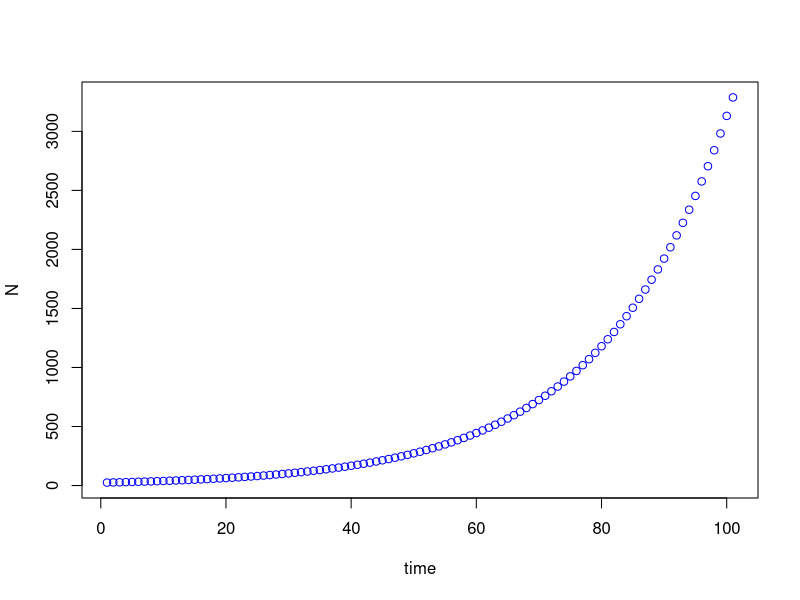
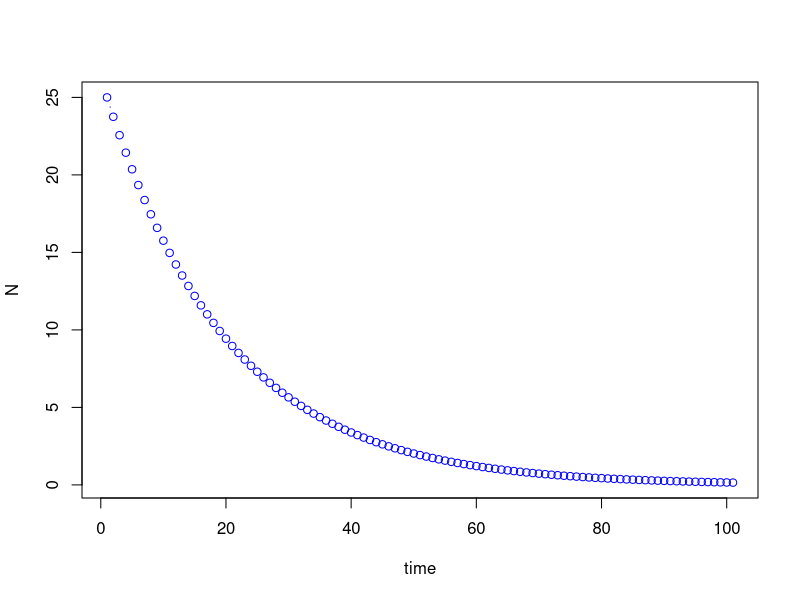
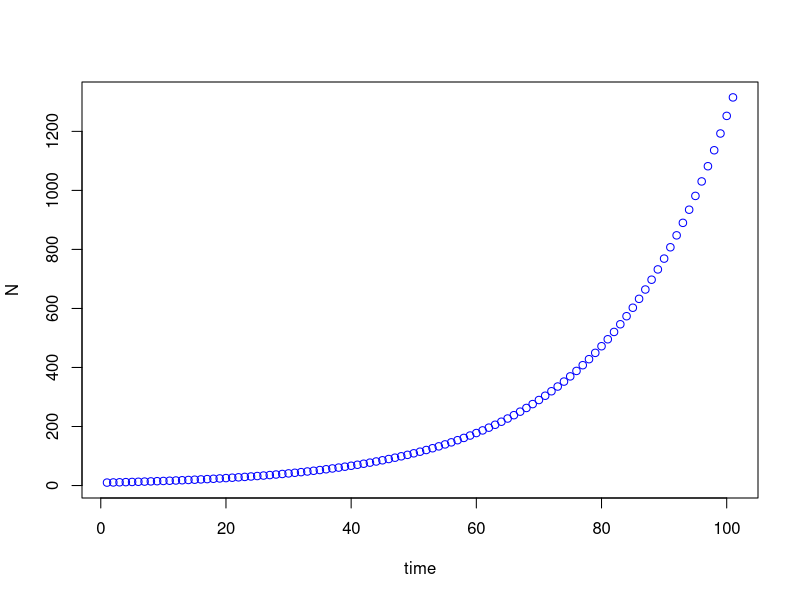
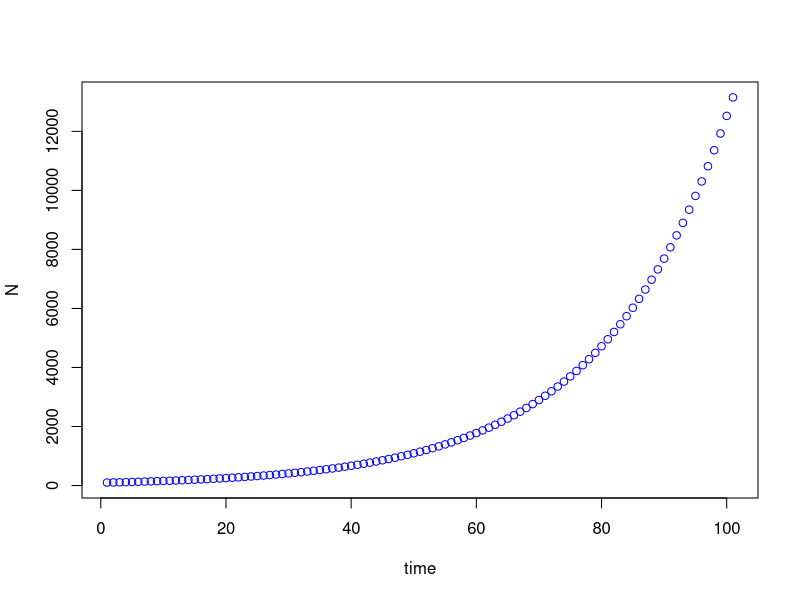
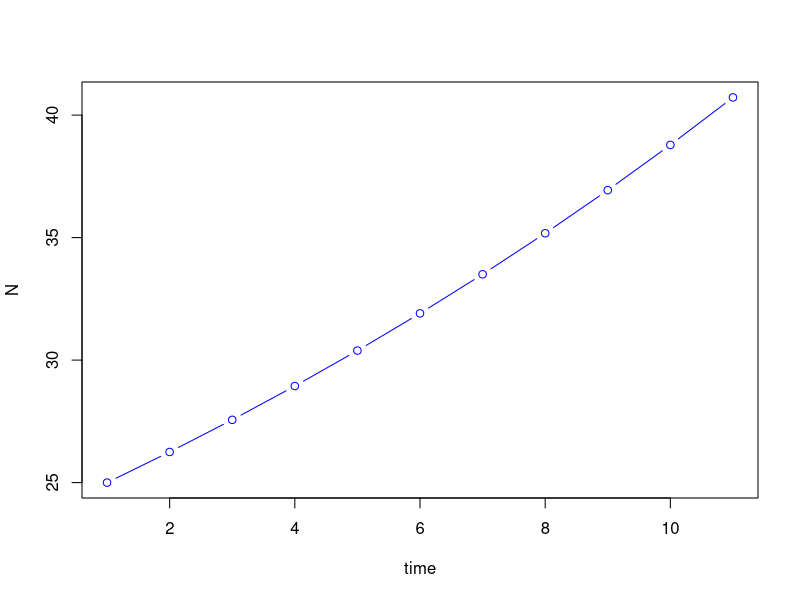
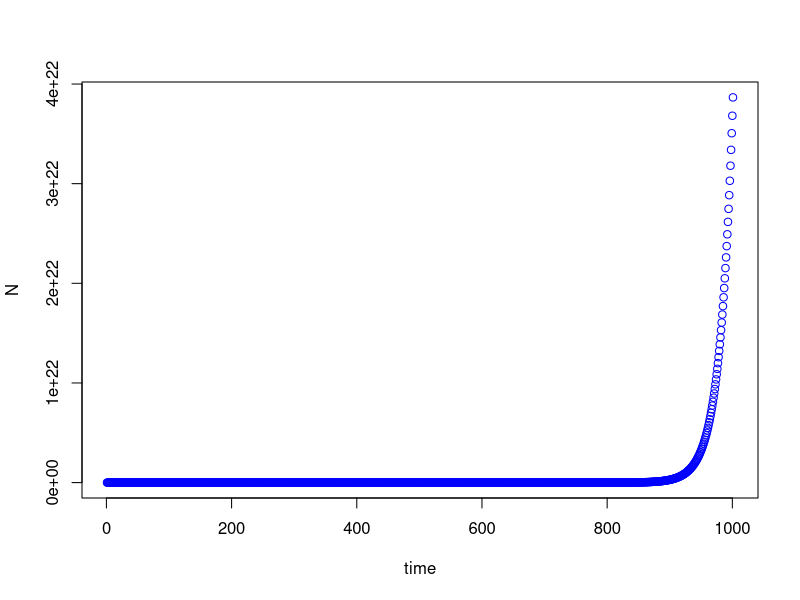
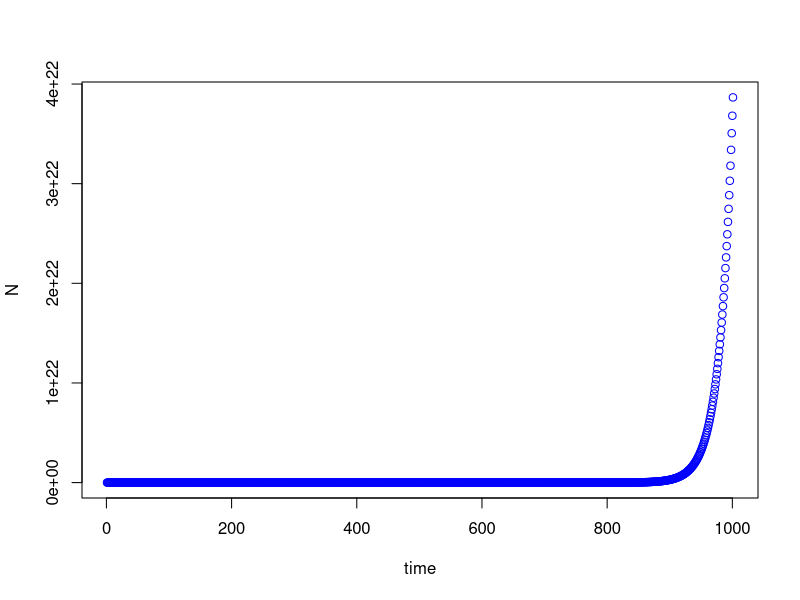
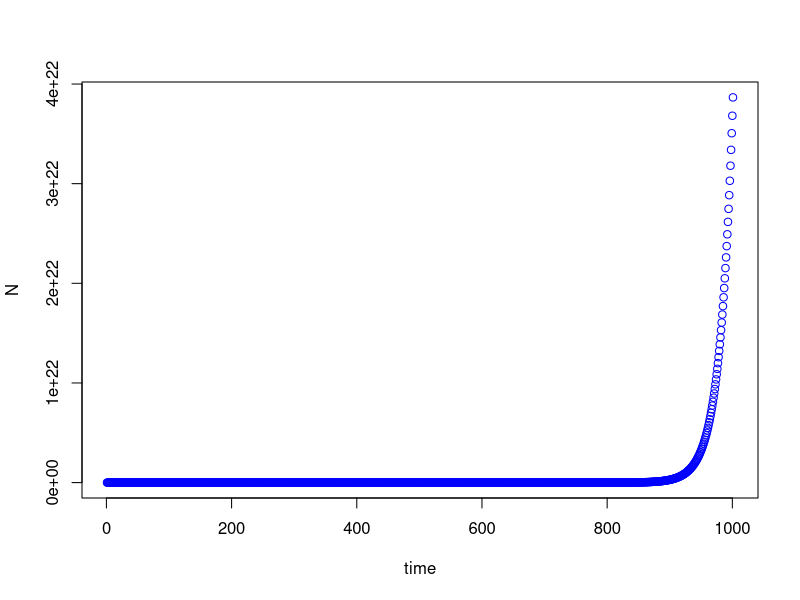

The R script that drew these images, in order:
# geometricGrowthScript.R
# a script to simulate and plot the discrete logistic model
# Setup
# none needed, since program is so simple
# Set parameter values and initial conditions, and initialize variables for output
N0 <- 25
RR <- 1.05
ttMax <- 100 # total number of timesteps to simulate
NN <- matrix(NA, nrow=1, ncol=ttMax+1) # initialize variable to a vector of NA values
NN[1] <- N0 # set first value to initial condition
# Loop over ttMax timesteps, using the model equation to update NN.
for (tt in 1:ttMax) {
  NN[tt+1] <- RR*NN[tt]
}
# Plot the results
plot(1:(ttMax+1),NN, xlab="time", ylab="N", type="b", col="blue")

# to make the population decline
N0 <- 25
RR <- 0.95
ttMax <- 100 # total number of timesteps to simulate
NN <- matrix(NA, nrow=1, ncol=ttMax+1) # initialize variable to a vector of NA values
NN[1] <- N0 # set first value to initial condition
# Loop over ttMax timesteps, using the model equation to update NN.
for (tt in 1:ttMax) {
  NN[tt+1] <- RR*NN[tt]
}
# Plot the results
plot(1:(ttMax+1),NN, xlab="time", ylab="N", type="b", col="blue")

#does the initial population value matter?
N0 <- 10
RR <- 1.05
ttMax <- 100 # total number of timesteps to simulate
NN <- matrix(NA, nrow=1, ncol=ttMax+1) # initialize variable to a vector of NA values
NN[1] <- N0 # set first value to initial condition
# Loop over ttMax timesteps, using the model equation to update NN.
for (tt in 1:ttMax) {
  NN[tt+1] <- RR*NN[tt]
}
# Plot the results
plot(1:(ttMax+1),NN, xlab="time", ylab="N", type="b", col="blue")

N0 <- 100
RR <- 1.05
ttMax <- 100 # total number of timesteps to simulate
NN <- matrix(NA, nrow=1, ncol=ttMax+1) # initialize variable to a vector of NA values
NN[1] <- N0 # set first value to initial condition
# Loop over ttMax timesteps, using the model equation to update NN.
for (tt in 1:ttMax) {
  NN[tt+1] <- RR*NN[tt]
}
# Plot the results
plot(1:(ttMax+1),NN, xlab="time", ylab="N", type="b", col="blue")

# the higher the initial population size, the quicker it gets bigger

# how does changing the time step affect the model?
N0 <- 25
RR <- 1.05
ttMax <- 10 # total number of timesteps to simulate
NN <- matrix(NA, nrow=1, ncol=ttMax+1) # initialize variable to a vector of NA values
NN[1] <- N0 # set first value to initial condition
# Loop over ttMax timesteps, using the model equation to update NN.
for (tt in 1:ttMax) {
  NN[tt+1] <- RR*NN[tt]
}
# Plot the results
plot(1:(ttMax+1),NN, xlab="time", ylab="N", type="b", col="blue")

N0 <- 25
RR <- 1.05
ttMax <- 1000 # total number of timesteps to simulate
NN <- matrix(NA, nrow=1, ncol=ttMax+1) # initialize variable to a vector of NA values
NN[1] <- N0 # set first value to initial condition
# Loop over ttMax timesteps, using the model equation to update NN.
for (tt in 1:ttMax) {
  NN[tt+1] <- RR*NN[tt]
}
# Plot the results
plot(1:(ttMax+1),NN, xlab="time", ylab="N", type="b", col="blue")

# to make the script into a function
geometricGrowthFun <- function(N0, RR, ttMax){NN <- matrix(NA, nrow=1, ncol=ttMax+1); NN[1] <- N0; for (tt in 1:ttMax){NN[tt+1] <- RR*NN[tt]}}
geometricGrowthFun(N0=10, RR=0.95, ttMax=100)
plot(1:(ttMax+1),NN, xlab="time", ylab="N", type="b", col="blue")
length(NN)
length(1:(ttMax+1))
geometricGrowthFun(N0=10, RR=0.95, ttMax=1000)
plot(1:(ttMax+1),NN, xlab="time", ylab="N", type="b", col="blue")

geometricGrowthFun <- function(N0, RR, ttMax){NN <- matrix(NA, nrow=1, ncol=ttMax+1); NN[1] <- N0; for (tt in 1:ttMax){NN[tt+1] <- RR*NN[tt]}; plot(1:(ttMax+1),NN, xlab="time", ylab="N", type="b", col="blue")}
geometricGrowthFun(N0=10, RR=0.95, ttMax=1000)
